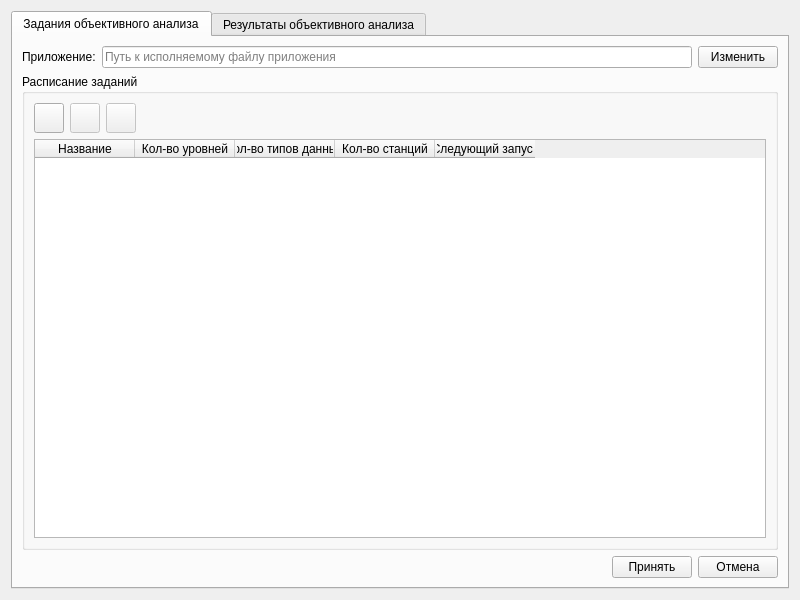
<?xml version="1.0" encoding="UTF-8"?>
<ui version="4.0">
 <class>ObanalSettings</class>
 <widget class="QWidget" name="ObanalSettings">
  <property name="geometry">
   <rect>
    <x>0</x>
    <y>0</y>
    <width>800</width>
    <height>600</height>
   </rect>
  </property>
  <property name="sizePolicy">
   <sizepolicy hsizetype="Preferred" vsizetype="Preferred">
    <horstretch>0</horstretch>
    <verstretch>0</verstretch>
   </sizepolicy>
  </property>
  <property name="windowTitle">
   <string>Настройка объективного анализа</string>
  </property>
  <layout class="QVBoxLayout" name="verticalLayout_3">
   <item>
    <widget class="QTabWidget" name="obanalTabWidget">
     <property name="currentIndex">
      <number>0</number>
     </property>
     <widget class="QWidget" name="tasksTab">
      <attribute name="title">
       <string>Задания объективного анализа</string>
      </attribute>
      <layout class="QVBoxLayout" name="verticalLayout_2">
       <item>
        <layout class="QHBoxLayout" name="horizontalLayout">
         <item>
          <widget class="QLabel" name="label">
           <property name="text">
            <string>Приложение:</string>
           </property>
          </widget>
         </item>
         <item>
          <widget class="QLineEdit" name="appPathLineEdit">
           <property name="placeholderText">
            <string>Путь к исполняемому файлу приложения</string>
           </property>
          </widget>
         </item>
         <item>
          <widget class="QPushButton" name="selectPathButton">
           <property name="toolTip">
            <string>Выбрать приложение</string>
           </property>
           <property name="text">
            <string>Изменить</string>
           </property>
          </widget>
         </item>
        </layout>
       </item>
       <item>
        <widget class="QGroupBox" name="groupBox">
         <property name="sizePolicy">
          <sizepolicy hsizetype="Preferred" vsizetype="Expanding">
           <horstretch>0</horstretch>
           <verstretch>0</verstretch>
          </sizepolicy>
         </property>
         <property name="title">
          <string>Расписание заданий</string>
         </property>
         <layout class="QVBoxLayout" name="verticalLayout">
          <item>
           <layout class="QHBoxLayout" name="horizontalLayout_3">
            <item>
             <widget class="QPushButton" name="addButton">
              <property name="sizePolicy">
               <sizepolicy hsizetype="Fixed" vsizetype="Fixed">
                <horstretch>0</horstretch>
                <verstretch>0</verstretch>
               </sizepolicy>
              </property>
              <property name="minimumSize">
               <size>
                <width>30</width>
                <height>30</height>
               </size>
              </property>
              <property name="maximumSize">
               <size>
                <width>30</width>
                <height>30</height>
               </size>
              </property>
              <property name="toolTip">
               <string>Добавить</string>
              </property>
              <property name="text">
               <string/>
              </property>
              <property name="icon">
               <iconset>
                <normaloff>:/meteo/icons/tools/plus_black.png</normaloff>:/meteo/icons/tools/plus_black.png</iconset>
              </property>
             </widget>
            </item>
            <item>
             <widget class="QPushButton" name="removeButton">
              <property name="enabled">
               <bool>false</bool>
              </property>
              <property name="sizePolicy">
               <sizepolicy hsizetype="Fixed" vsizetype="Fixed">
                <horstretch>0</horstretch>
                <verstretch>0</verstretch>
               </sizepolicy>
              </property>
              <property name="minimumSize">
               <size>
                <width>30</width>
                <height>30</height>
               </size>
              </property>
              <property name="maximumSize">
               <size>
                <width>30</width>
                <height>30</height>
               </size>
              </property>
              <property name="toolTip">
               <string>Удалить</string>
              </property>
              <property name="text">
               <string/>
              </property>
              <property name="icon">
               <iconset>
                <normaloff>:/meteo/icons/tools/minus_black.png</normaloff>:/meteo/icons/tools/minus_black.png</iconset>
              </property>
             </widget>
            </item>
            <item>
             <widget class="QPushButton" name="editButton">
              <property name="enabled">
               <bool>false</bool>
              </property>
              <property name="sizePolicy">
               <sizepolicy hsizetype="Fixed" vsizetype="Fixed">
                <horstretch>0</horstretch>
                <verstretch>0</verstretch>
               </sizepolicy>
              </property>
              <property name="minimumSize">
               <size>
                <width>30</width>
                <height>30</height>
               </size>
              </property>
              <property name="maximumSize">
               <size>
                <width>30</width>
                <height>30</height>
               </size>
              </property>
              <property name="toolTip">
               <string>Редактировать</string>
              </property>
              <property name="text">
               <string/>
              </property>
              <property name="icon">
               <iconset>
                <normaloff>:/meteo/icons/map/settings.png</normaloff>:/meteo/icons/map/settings.png</iconset>
              </property>
             </widget>
            </item>
            <item>
             <spacer name="spacer6_3">
              <property name="orientation">
               <enum>Qt::Horizontal</enum>
              </property>
              <property name="sizeType">
               <enum>QSizePolicy::Expanding</enum>
              </property>
              <property name="sizeHint" stdset="0">
               <size>
                <width>72</width>
                <height>20</height>
               </size>
              </property>
             </spacer>
            </item>
           </layout>
          </item>
          <item>
           <widget class="QTableWidget" name="taskTableWidget">
            <property name="sizePolicy">
             <sizepolicy hsizetype="Expanding" vsizetype="Expanding">
              <horstretch>2</horstretch>
              <verstretch>0</verstretch>
             </sizepolicy>
            </property>
            <property name="palette">
             <palette>
              <active>
               <colorrole role="Base">
                <brush brushstyle="SolidPattern">
                 <color alpha="255">
                  <red>255</red>
                  <green>255</green>
                  <blue>255</blue>
                 </color>
                </brush>
               </colorrole>
              </active>
              <inactive>
               <colorrole role="Base">
                <brush brushstyle="SolidPattern">
                 <color alpha="255">
                  <red>255</red>
                  <green>255</green>
                  <blue>255</blue>
                 </color>
                </brush>
               </colorrole>
              </inactive>
              <disabled>
               <colorrole role="Base">
                <brush brushstyle="SolidPattern">
                 <color alpha="255">
                  <red>255</red>
                  <green>255</green>
                  <blue>255</blue>
                 </color>
                </brush>
               </colorrole>
              </disabled>
             </palette>
            </property>
            <property name="autoFillBackground">
             <bool>false</bool>
            </property>
            <property name="editTriggers">
             <set>QAbstractItemView::NoEditTriggers</set>
            </property>
            <property name="selectionMode">
             <enum>QAbstractItemView::SingleSelection</enum>
            </property>
            <property name="selectionBehavior">
             <enum>QAbstractItemView::SelectRows</enum>
            </property>
            <property name="sortingEnabled">
             <bool>true</bool>
            </property>
            <attribute name="horizontalHeaderShowSortIndicator" stdset="0">
             <bool>true</bool>
            </attribute>
            <attribute name="horizontalHeaderStretchLastSection">
             <bool>false</bool>
            </attribute>
            <column>
             <property name="text">
              <string>Название</string>
             </property>
            </column>
            <column>
             <property name="text">
              <string>Кол-во уровней</string>
             </property>
            </column>
            <column>
             <property name="text">
              <string>Кол-во типов данных</string>
             </property>
            </column>
            <column>
             <property name="text">
              <string>Кол-во станций</string>
             </property>
            </column>
            <column>
             <property name="text">
              <string>Следующий запуск</string>
             </property>
            </column>
           </widget>
          </item>
         </layout>
        </widget>
       </item>
       <item>
        <layout class="QHBoxLayout" name="horizontalLayout_2">
         <item>
          <spacer name="spacer">
           <property name="orientation">
            <enum>Qt::Horizontal</enum>
           </property>
           <property name="sizeType">
            <enum>QSizePolicy::Expanding</enum>
           </property>
           <property name="sizeHint" stdset="0">
            <size>
             <width>72</width>
             <height>20</height>
            </size>
           </property>
          </spacer>
         </item>
         <item>
          <widget class="QPushButton" name="applyButton">
           <property name="sizePolicy">
            <sizepolicy hsizetype="Minimum" vsizetype="Fixed">
             <horstretch>0</horstretch>
             <verstretch>0</verstretch>
            </sizepolicy>
           </property>
           <property name="minimumSize">
            <size>
             <width>0</width>
             <height>0</height>
            </size>
           </property>
           <property name="maximumSize">
            <size>
             <width>16777215</width>
             <height>16777215</height>
            </size>
           </property>
           <property name="toolTip">
            <string>Сохранить изменения</string>
           </property>
           <property name="text">
            <string>Принять</string>
           </property>
          </widget>
         </item>
         <item>
          <widget class="QPushButton" name="cancelButton">
           <property name="sizePolicy">
            <sizepolicy hsizetype="Minimum" vsizetype="Fixed">
             <horstretch>0</horstretch>
             <verstretch>0</verstretch>
            </sizepolicy>
           </property>
           <property name="minimumSize">
            <size>
             <width>0</width>
             <height>0</height>
            </size>
           </property>
           <property name="maximumSize">
            <size>
             <width>16777215</width>
             <height>16777215</height>
            </size>
           </property>
           <property name="toolTip">
            <string>Закрыть без сохранения</string>
           </property>
           <property name="text">
            <string>Отмена</string>
           </property>
          </widget>
         </item>
        </layout>
       </item>
      </layout>
     </widget>
     <widget class="QWidget" name="resultsTab">
      <attribute name="title">
       <string>Результаты объективного анализа</string>
      </attribute>
      <layout class="QVBoxLayout" name="verticalLayout_4"/>
     </widget>
    </widget>
   </item>
  </layout>
 </widget>
 <tabstops>
  <tabstop>applyButton</tabstop>
  <tabstop>cancelButton</tabstop>
  <tabstop>selectPathButton</tabstop>
  <tabstop>appPathLineEdit</tabstop>
  <tabstop>addButton</tabstop>
  <tabstop>removeButton</tabstop>
  <tabstop>editButton</tabstop>
  <tabstop>taskTableWidget</tabstop>
 </tabstops>
 <resources/>
 <connections/>
</ui>
